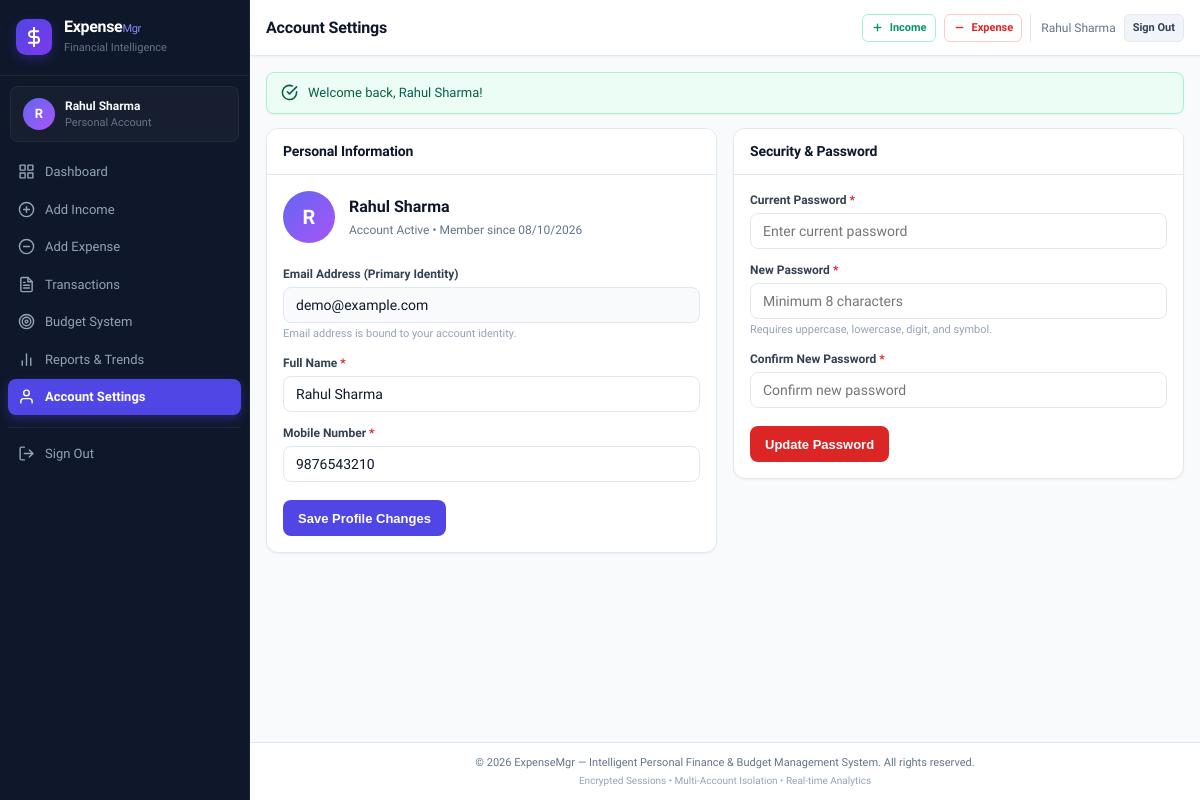
The app's page /profile.php (signed in) with its own data.
### tables this page shows
CREATE TABLE `users` (
  `user_id` INT NOT NULL AUTO_INCREMENT,
  `name` VARCHAR(100) NOT NULL,
  `email` VARCHAR(150) NOT NULL UNIQUE,
  `phone` VARCHAR(15) NOT NULL,
  `password` VARCHAR(255) NOT NULL,
  `created_at` TIMESTAMP DEFAULT CURRENT_TIMESTAMP,
  PRIMARY KEY (`user_id`)
);

### includes/functions.php (called while the page is built, shortened)
<?php
function formatDate(string $dateStr): string {
    $time = strtotime($dateStr);
    return $time ? date('d/m/Y', $time) : $dateStr;
}
function getUserById(int $userId): ?array {
    $pdo = getDBConnection();
    $stmt = $pdo->prepare("SELECT user_id, name, email, phone, created_at FROM users WHERE user_id = ?");
    $stmt->execute([$userId]);
    $user = $stmt->fetch();
    return $user ?: null;
}

### profile.php (the view, shortened to what this page needs)
<?php
require_once __DIR__ . '/includes/functions.php';
$userId = getCurrentUserId();
$user = getUserById($userId);
require_once __DIR__ . '/includes/header.php';
?>
<div class="charts-grid" style="align-items: start;">
    <div class="card">
        <div class="card-header">
            <h2 class="card-title">Personal Information</h2>
        </div>
        <div class="card-body">
            <div style="display: flex; align-items: center; gap: 14px; margin-bottom: 22px;">
                <div class="avatar" style="width: 52px; height: 52px; font-size: 20px;">
                    <?= strtoupper(substr($user['name'] ?? 'U', 0, 1)) ?>
                </div>
                <div>
                    <h3 style="font-size: 16px; margin-bottom: 2px; font-weight: 700;"><?= htmlspecialchars($user['name']) ?></h3>
                    <p style="font-size: 12px; color: var(--text-muted);">Account Active &bull; Member since <?= formatDate($user['created_at']) ?></p>
                </div>
            </div>
            <form action="profile.php" method="POST">
                <div class="form-group">
                    <label class="form-label">Email Address (Primary Identity)</label>
                    <input type="email" value="<?= htmlspecialchars($user['email']) ?>" class="form-control" disabled style="background:#f8fafc; cursor:not-allowed;">
                    <p class="form-hint">Email address is bound to your account identity.</p>
                </div>
                <div class="form-group">
                    <label for="profile_name" class="form-label">Full Name <span class="required">*</span></label>
                    <input type="text" id="profile_name" name="name" value="<?= htmlspecialchars($user['name']) ?>" class="form-control" required>
                </div>
                <div class="form-group">
                    <label for="profile_phone" class="form-label">Mobile Number <span class="required">*</span></label>
                    <input type="tel" id="profile_phone" name="phone" maxlength="10" value="<?= htmlspecialchars($user['phone']) ?>" class="form-control" required>
                </div>
                <button type="submit" class="btn btn-primary" style="margin-top: 6px;">
                    Save Profile Changes
                </button>
            </form>
        </div>
    </div>
    <div class="card">
        <div class="card-header">
            <h2 class="card-title">Security &amp; Password</h2>
        </div>
        <div class="card-body">
            <form action="profile.php" method="POST">
                <div class="form-group">
                    <label for="current_password" class="form-label">Current Password <span class="required">*</span></label>
                    <input type="password" id="current_password" name="current_password" class="form-control" placeholder="Enter current password" required>
                </div>
                <div class="form-group">
                    <label for="new_password" class="form-label">New Password <span class="required">*</span></label>
                    <input type="password" id="new_password" name="new_password" class="form-control" placeholder="Minimum 8 characters" required>
                    <p class="form-hint">Requires uppercase, lowercase, digit, and symbol.</p>
                </div>
                <div class="form-group">
                    <label for="confirm_password" class="form-label">Confirm New Password <span class="required">*</span></label>
                    <input type="password" id="confirm_password" name="confirm_password" class="form-control" placeholder="Confirm new password" required>
                </div>
                <button type="submit" class="btn btn-danger" style="margin-top: 6px;">
                    Update Password
                </button>
            </form>
        </div>
    </div>
</div>
<?php require_once __DIR__ . '/includes/footer.php'; ?>

### css/style.css (style rules this page uses)
:root { --primary: #4f46e5; --primary-hover: #4338ca; --primary-light: #eef2ff; --primary-glow: rgba(79, 70, 229, 0.15); --success: #059669; --success-bg: #ecfdf5; --success-border: #a7f3d0; --danger: #dc2626; --danger-bg: #fef2f2; --danger-border: #fecaca; --warning: #d97706; --warning-bg: #fffbeb; --warning-border: #fde68a; --info: #0284c7; --info-bg: #f0f9ff; --info-border: #bae6fd; --bg-page: #f8fafc; --bg-surface: #ffffff; --bg-sidebar: #0f172a; --sidebar-text: #94a3b8; --sidebar-hover: #1e293b; --sidebar-active: #4f46e5; --text-main: #0f172a; --text-muted: #64748b; --text-light: #94a3b8; --border: #e2e8f0; --border-light: #f1f5f9; --radius-xs: 4px; --radius-sm: 8px; --radius-md: 12px; --radius-lg: 16px; --shadow-xs: 0 1px 2px 0 rgba(0, 0, 0, 0.05); --shadow-sm: 0 1px 3px 0 rgba(0, 0, 0, 0.06), 0 1px 2px -1px rgba(0, 0, 0, 0.06); --shadow-md: 0 4px 6px -1px rgba(0, 0, 0, 0.07), 0 2px 4px -2px rgba(0, 0, 0, 0.07); --shadow-lg: 0 10px 15px -3px rgba(0, 0, 0, 0.08), 0 4px 6px -4px rgba(0, 0, 0, 0.04); --transition: all 0.2s cubic-bezier(0.4, 0, 0.2, 1); }
*, *::before, *::after { margin: 0; padding: 0; box-sizing: border-box; }
html { font-size: 14px; width: 100%; max-width: 100vw; overflow-x: hidden; -webkit-text-size-adjust: 100%; }
body { font-family: 'Plus Jakarta Sans', -apple-system, BlinkMacSystemFont, "Segoe UI", Roboto, sans-serif; color: var(--text-main); background-color: var(--bg-page); line-height: 1.5; width: 100%; max-width: 100vw; overflow-x: hidden; position: relative; -webkit-font-smoothing: antialiased; }
.app-layout { display: flex; min-height: 100vh; width: 100%; max-width: 100vw; overflow-x: hidden; position: relative; }
.avatar { width: 32px; height: 32px; background: linear-gradient(135deg, #6366f1 0%, #a855f7 100%); color: #fff; font-weight: 700; border-radius: 50%; display: flex; align-items: center; justify-content: center; font-size: 13px; flex-shrink: 0; }
.card { background: var(--bg-surface); border-radius: var(--radius-md); border: 1px solid var(--border); box-shadow: var(--shadow-xs); margin-bottom: 16px; width: 100%; max-width: 100%; overflow: hidden; box-sizing: border-box; transition: var(--transition); }
.card-header { padding: 12px 16px; border-bottom: 1px solid var(--border); display: flex; align-items: center; justify-content: space-between; background: #ffffff; flex-wrap: wrap; gap: 8px; width: 100%; box-sizing: border-box; }
.card-title { font-size: 14px; font-weight: 700; color: var(--text-main); letter-spacing: -0.01em; }
.card-body { padding: 16px; width: 100%; box-sizing: border-box; overflow-x: hidden; }
.charts-grid { display: grid; grid-template-columns: repeat(2, 1fr); gap: 16px; margin-bottom: 16px; width: 100%; box-sizing: border-box; }
.form-group { margin-bottom: 12px; width: 100%; }
.form-label { display: block; margin-bottom: 4px; font-size: 12px; font-weight: 600; color: #334155; }
.form-label .required { color: var(--danger); }
.form-control { width: 100%; padding: 9px 12px; font-size: 14px; color: var(--text-main); background-color: #ffffff; border: 1px solid var(--border); border-radius: var(--radius-sm); transition: var(--transition); outline: none; font-family: inherit; box-sizing: border-box; }
.form-hint { font-size: 11px; color: var(--text-light); margin-top: 3px; }
.btn { display: inline-flex; align-items: center; justify-content: center; gap: 6px; padding: 8px 14px; font-size: 13px; font-weight: 600; border-radius: var(--radius-sm); border: 1px solid transparent; cursor: pointer; transition: var(--transition); text-decoration: none; line-height: 1; min-height: 36px; box-sizing: border-box; white-space: nowrap; }
.btn-primary { background-color: var(--primary); color: #ffffff; }
.btn-danger { background-color: var(--danger); color: #ffffff; }

### records on screen
users: name "R", name "Rahul Sharma", created_at "08/10/2026", email "demo@example.com", phone "9876543210"

### other values on screen
substr($userName, 0, 1) "R"
$userName "Rahul Sharma"
$pageTitle "Account Settings"
$flashSuccess "Welcome back, Rahul Sharma!"
